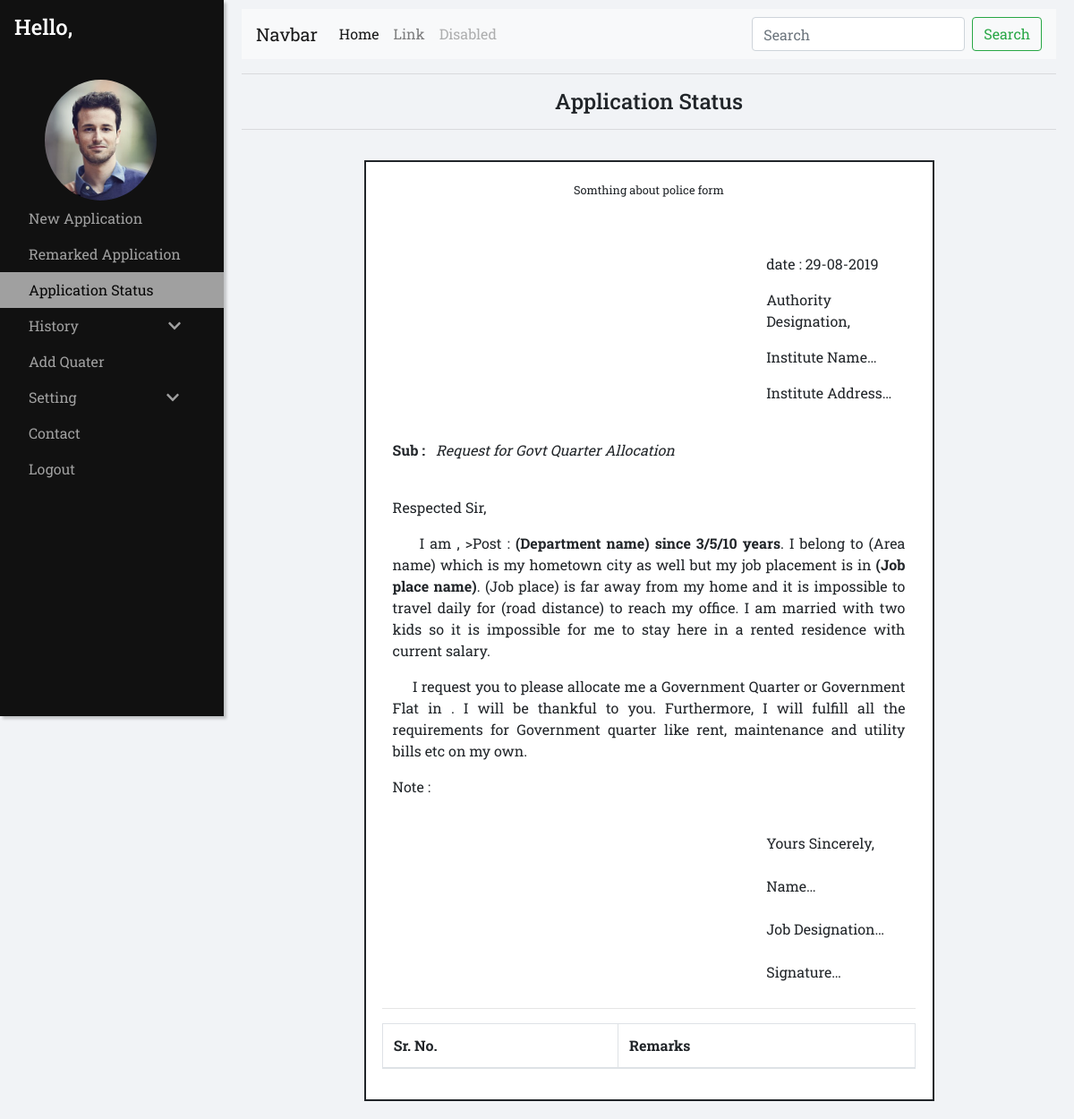
Before: /admin/tracking/track.php with the older database file.
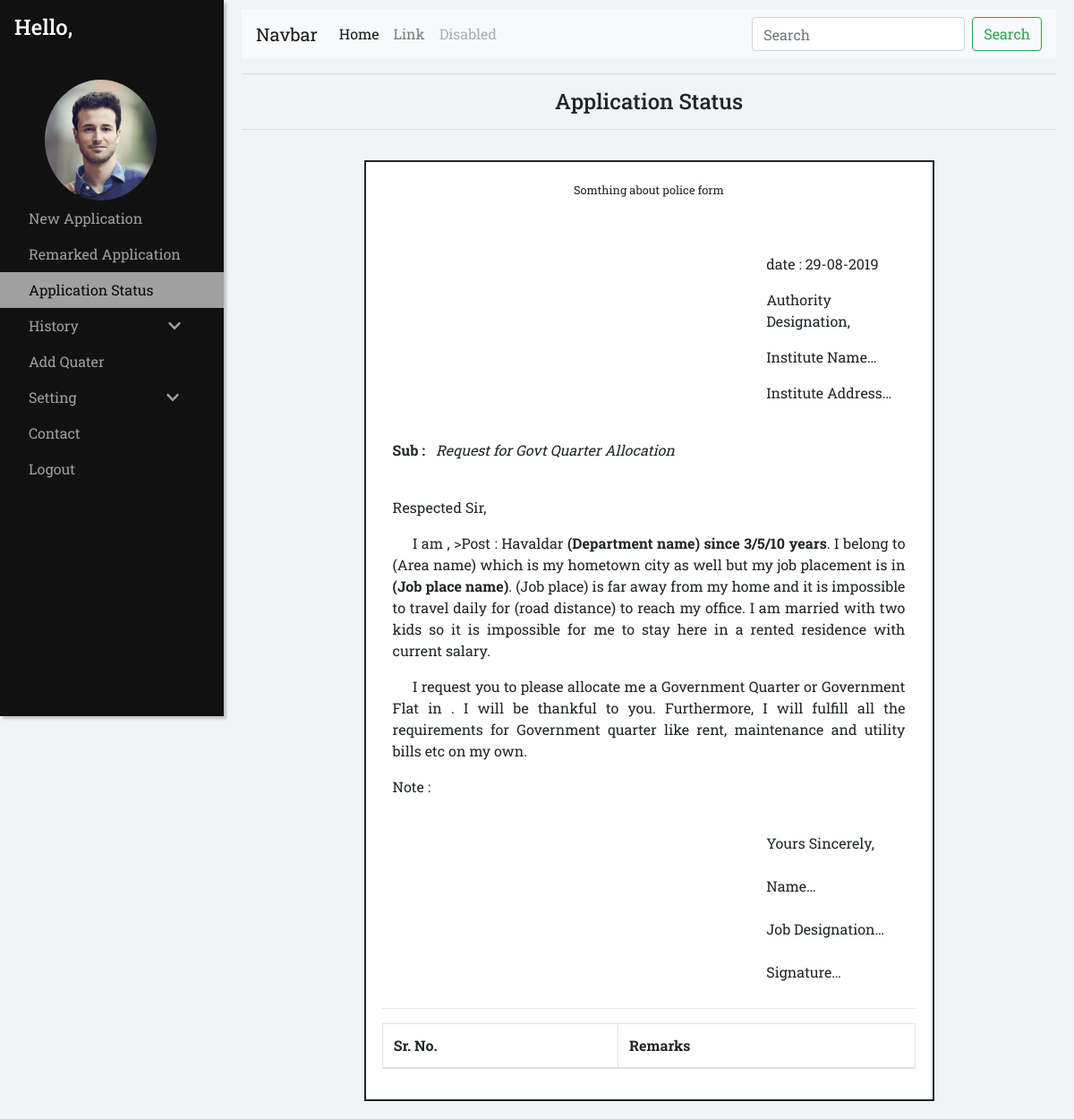
After: the same page with the newer database file.
### tables this page shows
CREATE TABLE `post` (
  `post_id` int(50) NOT NULL,
  `post` varchar(50) NOT NULL
);

### admin/tracking/track.php (the view, shortened to what this page needs)
<!doctype html>
<html lang="en">
<head>
    <link rel="stylesheet" href="https://stackpath.bootstrapcdn.com/bootstrap/4.3.1/css/bootstrap.min.css">
    <link rel="stylesheet" href="https://cdnjs.cloudflare.com/ajax/libs/malihu-custom-scrollbar-plugin/3.1.5/jquery.mCustomScrollbar.min.css">
    <link rel="stylesheet" href="track.css">
    <link rel="stylesheet" href="../user.css">
</head>
<?php
	include("../../db.php");
	$userid=$_GET['user_id'];
	$qry="SELECT * FROM `users` WHERE `id`='$userid'";
	$run=mysqli_query($con,$qry);
	$row=mysqli_fetch_assoc($run);
	$postid=$row['post_id'];
	$qry1="SELECT * FROM `post` WHERE `post_id`='$postid'";
	$run1=mysqli_query($con,$qry1);
	$row1=mysqli_fetch_assoc($run1);
	$post=$row1['post'];
?>
<body>
    <?php include("../sidebar-over.php")?>
    <div id="main">
        <hr>
        <h4>
            <center>Application Status</center>
        </h4>
        <hr>
        <section>
            <div class="total">
                <div class="complete" id="printableArea">
                    <div class="upper-part">
                        <center><small>Somthing about police form</small></center>
                    </div>
                    <div class="top">
                        <p>date : 29-08-2019</p>
                        <p>Authority Designation,</p>
                        <p>Institute Name…</p>
                        <p>Institute Address…</p>
                    </div>
                    <div class="subject">
                        <p><strong>Sub : </strong> &nbsp;&nbsp;<em>Request for Govt Quarter Allocation</em></p>
                    </div>
                    <div class="main-body">
                        <p>Respected Sir,</p>
                        <p>&nbsp;&nbsp;&nbsp;&nbsp;&nbsp;I am <a href="#"><strong><?php echo $firstname." ".$lastname ;?></strong></a>, <strong></strong> >Post : <?php echo $post; ?> <strong>(Department name) since 3/5/10 years</strong>. I belong to (Area name) which is my hometown city as well but my job placement is in <strong>(Job place name)</strong>. (Job place) is far away from my home and it is impossible to travel daily for (road distance) to reach my office. I am married with two kids so it is impossible for me to stay here in a rented residence with current salary.</p>
                        <p>&nbsp;&nbsp;&nbsp;&nbsp;&nbsp;I request you to please allocate me a Government Quarter or Government Flat in <strong><?php echo $city; ?></strong>. I will be thankful to you. Furthermore, I will fulfill all the requirements for Government quarter like rent, maintenance and utility bills etc on my own.</p>
                        <p>Note : </p>
                    </div>
                    <div class="end">
                        Yours Sincerely,
                        <br><br>
                        Name…
                        <br><br>
                        Job Designation…
                        <br><br>
                        Signature…
                    </div>
                    <hr>
                    <table class="table table-bordered">
                        <thead>
                            <tr>
                                <th scope="col">Sr. No.</th>
                                <th scope="col">Remarks</th>
                            </tr>
                        </thead>
                    </table>
                </div>
            </div>
        </section>
    </div>
</body>
</html>

Changed rows visible on the page:
added post: post "Havaldar"
